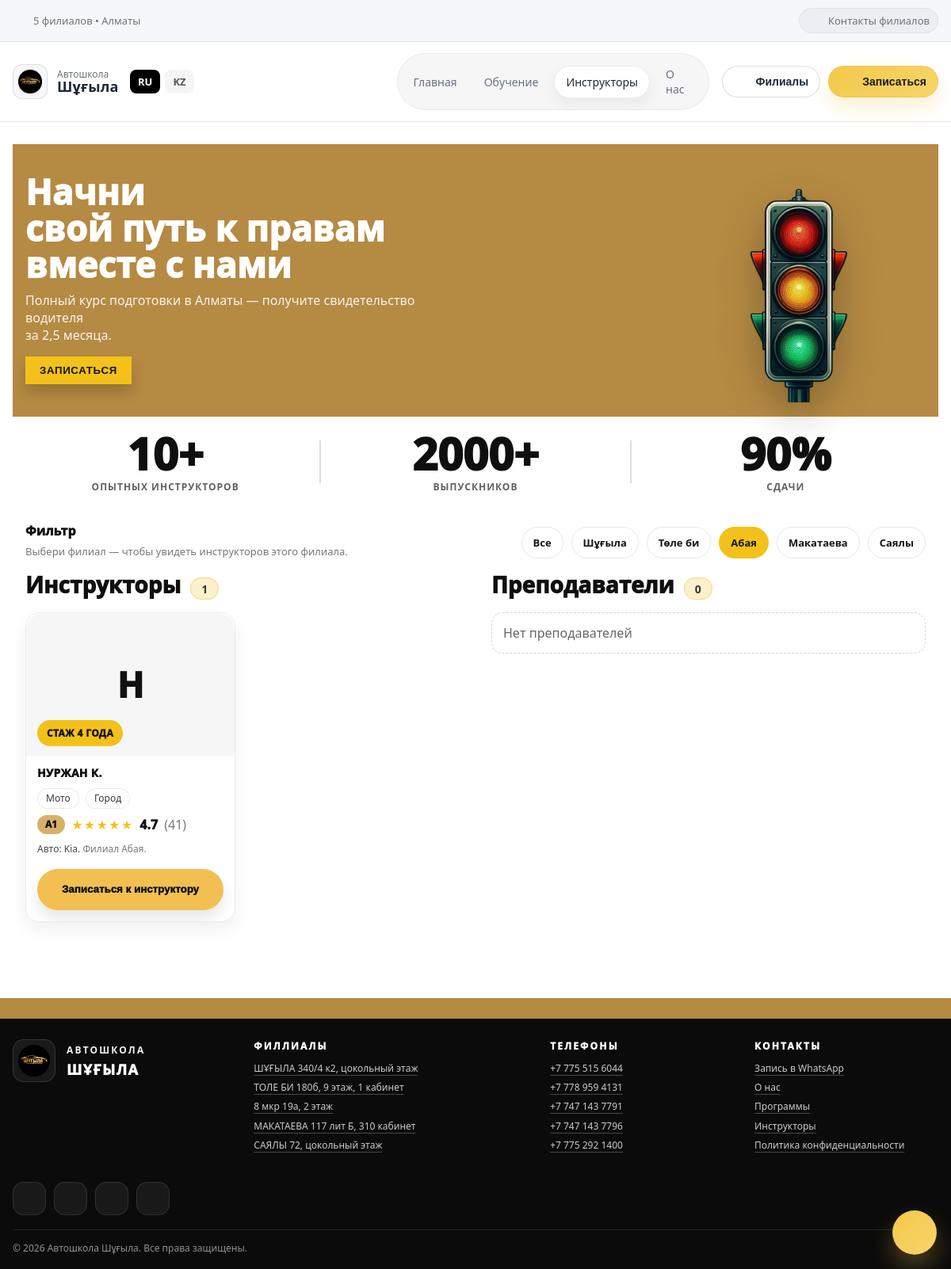
The app's page /instructors?branch=abaya with its own data.
### app.py (models this page shows)
class Branch(db.Model):
    id = db.Column(db.Integer, primary_key=True)
    code = db.Column(db.String(40), unique=True, nullable=False)   # shugyla/tolebi/...
    name = db.Column(db.String(120), nullable=False)
    address = db.Column(db.String(200), nullable=False)
    phone = db.Column(db.String(40), nullable=False)
    whatsapp = db.Column(db.String(40), nullable=False)
    map_embed = db.Column(db.Text, nullable=False)                 # embed link

class Instructor(db.Model):
    id = db.Column(db.Integer, primary_key=True)
    name = db.Column(db.String(120), nullable=False)
    branch_code = db.Column(db.String(40), nullable=False)
    experience = db.Column(db.String(80), nullable=True)
    car = db.Column(db.String(120), nullable=True)
    tags = db.Column(db.String(200), nullable=True)
    photo_url = db.Column(db.String(300), nullable=True)  # "uploads/instructors/abc.jpg"
    is_active = db.Column(db.Boolean, default=True)
    category = db.Column(db.String(10), nullable=False, default="B")  # A/A1/B
    rating = db.Column(db.Float, nullable=False, default=4.9)
    rating_count = db.Column(db.Integer, nullable=False, default=0)

### app.py (the view)
    @app.get("/instructors")
    def instructors():
        branch = request.args.get("branch", "all").strip()
        branches = Branch.query.order_by(Branch.id.asc()).all()
        q = Instructor.query.filter_by(is_active=True)
        if branch != "all":
            q = q.filter_by(branch_code=branch)
        instructors_list = q.order_by(Instructor.id.desc()).all()
        tq = Teacher.query.filter_by(is_active=True)
        if branch != "all":
            tq = tq.filter_by(branch_code=branch)
        teachers_list = tq.order_by(Teacher.id.desc()).all()
        branch_map = {b.code: b.name for b in branches}
        return render_template(
            "pages/instructors.html",
            instructors=instructors_list,
            teachers=teachers_list,
            branches=branches,
            branch=branch,
            branch_map=branch_map
        )

### templates/pages/instructors.html (shortened to what this page needs)
{% extends "base.html" %}
{% block content %}
<section class="inst-hero">
  <div class="container inst-hero-inner">
    <div class="inst-hero-left">
      <h1 class="inst-hero-title">
        Начни<br>
        <span class="inst-hero-strong">свой путь к правам</span><br>
        <span class="inst-hero-strong">вместе с нами</span>
      </h1>
      <p class="inst-hero-sub">
        Полный курс подготовки в Алматы — получите свидетельство водителя<br>
        за 2,5 месяца.
      </p>
      <button class="inst-hero-btn" type="button" data-open-branches>
        ЗАПИСАТЬСЯ
      </button>
    </div>
    <div class="inst-hero-right" aria-hidden="true">
      <img class="inst-hero-img"
           src="{{ url_for('static', filename='images/traffic-light.png') }}"
           alt="">
    </div>
  </div>
</section>
<section class="inst-stats">
  <div class="container inst-stats-inner">
    <div class="inst-stat">
      <div class="inst-stat-big">10+</div>
      <div class="inst-stat-small">ОПЫТНЫХ ИНСТРУКТОРОВ</div>
    </div>
    <div class="inst-stat-line"></div>
    <div class="inst-stat">
      <div class="inst-stat-big">2000+</div>
      <div class="inst-stat-small">ВЫПУСКНИКОВ</div>
    </div>
    <div class="inst-stat-line"></div>
    <div class="inst-stat">
      <div class="inst-stat-big">90%</div>
      <div class="inst-stat-small">СДАЧИ</div>
    </div>
  </div>
</section>
{% set list_all = instructors or [] %}
{% set A_list = [] %}
{% set A1_list = [] %}
{% set B_list = [] %}
{% set Other_list = [] %}
{% for it in list_all %}
  {% set cat = (it.category|upper if it.category else '') %}
  {% if cat == 'A' %}
    {% set _ = A_list.append(it) %}
  {% elif cat == 'A1' %}
    {% set _ = A1_list.append(it) %}
  {% elif cat == 'B' %}
    {% set _ = B_list.append(it) %}
  {% else %}
    {% set _ = Other_list.append(it) %}
  {% endif %}
{% endfor %}
<section class="inst-filter">
  <div class="container inst-filter-inner">
    <div class="inst-filter-left">
      <div class="inst-filter-title">Фильтр</div>
      <div class="inst-filter-sub">Выбери филиал — чтобы увидеть инструкторов этого филиала.</div>
    </div>
    <div class="inst-filter-chips">
      <a class="inst-chip {% if branch == 'all' %}is-active{% endif %}" href="/instructors?branch=all">
        Все
      </a>
      {% for b in branches %}
        <a class="inst-chip {% if branch == b.code %}is-active{% endif %}" href="/instructors?branch={{ b.code }}">
          {{ b.name.replace('Филиал','').strip() }}
        </a>
      {% endfor %}
    </div>
  </div>
</section>
{% set list_all = instructors or [] %}
{% set teachers_list = teachers or [] %}
<section class="inst-dual">
  <div class="container inst-dual-grid">
    <div class="inst-dual-col">
      <div class="inst-cats-head">
        <div class="inst-cats-head">
          <div class="inst-cats-title">
            Инструкторы <span class="inst-count">{{ list_all|length }}</span>
          </div>
        </div>
      </div>
      <div class="inst-cards">
        {% for i in list_all %}
          {% set tags = (i.tags.split(',') if i.tags else []) %}
          {% set tag0 = (tags[0].strip() if tags|length > 0 else '') %}
          {% set exp_text = (i.experience|string if i.experience else '') %}
          {% set badge_text = ('СТАЖ ' ~ exp_text|upper) if exp_text else (tag0|upper if tag0 else 'ТОП-ИНСТРУКТОР') %}
          <article class="inst-card-figma">
            <div class="inst-card-photo">
              {% if i.photo_url %}
                <img src="{{ url_for('static', filename=i.photo_url) }}" alt="{{ i.name }}">
              {% else %}
                <div class="inst-card-avatar">{{ (i.name[:1] if i.name else 'A')|upper }}</div>
              {% endif %}
              <div class="inst-badge">{{ badge_text }}</div>
            </div>
            <div class="inst-card-body">
              <div class="inst-card-name">{{ i.name }}</div>
                {% set tags = (i.tags.split(',') if i.tags else []) %}
                <div class="inst-tags">
                  {% for tg in tags %}
                    {% set tg = tg.strip() %}
                    {% if tg %}
                      <span class="inst-tag">{{ tg }}</span>
                    {% endif %}
                  {% endfor %}
                </div>
              <div class="inst-card-rating">
                {% set pill = (i.category|upper if i.category else 'ИНСТ') %}
                <span class="inst-pill">{{ pill }}</span>
                {% set r = (i.rating if i.rating is not none else 4.9) %}
                {% set filled = (r + 0.5)|int %}
                {% if filled < 0 %}{% set filled = 0 %}{% endif %}
                {% if filled > 5 %}{% set filled = 5 %}{% endif %}
                {% set empty = 5 - filled %}
                <span class="inst-stars">{{ '★' * filled }}{{ '☆' * empty }}</span>
                <span class="inst-rate">{{ '%.1f' % r }}</span>
                {% if i.rating_count and i.rating_count > 0 %}
                  <span class="inst-muted">({{ i.rating_count }})</span>
                {% endif %}
              </div>
              <div class="inst-card-desc">
                {% if i.car %}Авто: {{ i.car }}.{% endif %}
                {% if i.branch_code %}
                  <span class="inst-muted"> {{ branch_map.get(i.branch_code, i.branch_code) }}.</span>
                {% endif %}
              </div>
              <button class="inst-cta-btn"
                      type="button"
                      data-open-branches
                      data-wa-text="Здравствуйте! Хочу записаться к инструктору: {{ i.name }}."
>
                Записаться к инструктору
              </button>
            </div>
          </article>
        {% endfor %}
      </div>
    </div>
    <div class="inst-dual-col">
      <div class="inst-cats-head">
        <div class="inst-cats-head">
          <div class="inst-cats-title">
            Преподаватели <span class="inst-count">{{ teachers_list|length }}</span>
          </div>
        </div>
      </div>
      <div class="inst-cards">
        {% if teachers_list|length == 0 %}
          <div class="inst-empty">Нет преподавателей</div>
        {% endif %}
      </div>
    </div>
  </div>
</section>
{% endblock %}

### records on screen
Branch: name.replace "Шұғыла"
Branch: name.replace "Төле би"
Branch: name.replace "Абая"
Branch: name.replace "Макатаева"
Branch: name.replace "Саялы"
Instructor: name "Н", badge_text "СТАЖ 4 ГОДА", name "НУРЖАН К.", tags "Мото" "Город", category "A1", value "★★★★★", rating "4.7", rating_count "41", car "Kia", get "Филиал Абая"

### other values on screen
{{ list_all|length }} "1"
{{ teachers_list|length }} "0"
{{ 2026 }} "2026"
